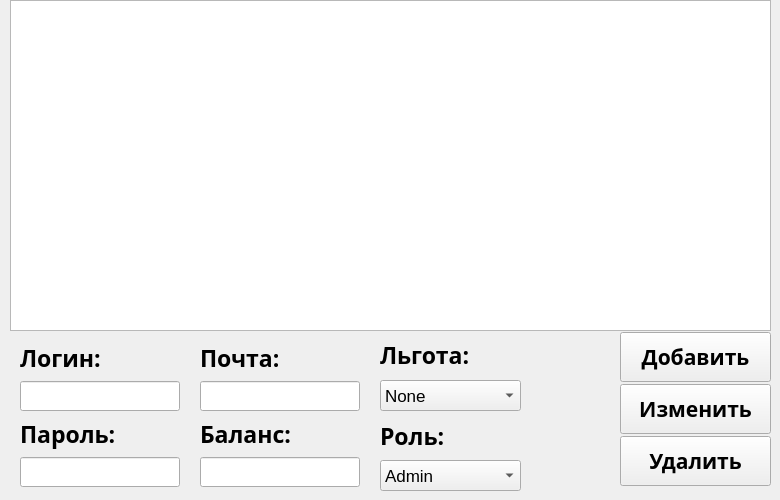
    <widget class="QWidget" name="usersTab">
     <attribute name="title">
      <string>Пользователи</string>
     </attribute>
     <widget class="QTableWidget" name="tableWidget">
      <property name="geometry">
       <rect>
        <x>10</x>
        <y>0</y>
        <width>761</width>
        <height>331</height>
       </rect>
      </property>
      <property name="font">
       <font>
        <family>Avenir</family>
       </font>
      </property>
     </widget>
     <widget class="QWidget" name="verticalLayoutWidget">
      <property name="geometry">
       <rect>
        <x>620</x>
        <y>330</y>
        <width>151</width>
        <height>161</height>
       </rect>
      </property>
      <layout class="QVBoxLayout" name="verticalLayout">
       <property name="spacing">
        <number>0</number>
       </property>
       <item>
        <widget class="QPushButton" name="usersAddButton">
         <property name="minimumSize">
          <size>
           <width>0</width>
           <height>50</height>
          </size>
         </property>
         <property name="font">
          <font>
           <family>Avenir</family>
           <pointsize>16</pointsize>
           <weight>75</weight>
           <bold>true</bold>
          </font>
         </property>
         <property name="text">
          <string>Добавить</string>
         </property>
        </widget>
       </item>
       <item>
        <widget class="QPushButton" name="usersEditButton">
         <property name="minimumSize">
          <size>
           <width>0</width>
           <height>50</height>
          </size>
         </property>
         <property name="font">
          <font>
           <family>Avenir</family>
           <pointsize>16</pointsize>
           <weight>75</weight>
           <bold>true</bold>
          </font>
         </property>
         <property name="text">
          <string>Изменить</string>
         </property>
        </widget>
       </item>
       <item>
        <widget class="QPushButton" name="usersDeleteButton">
         <property name="minimumSize">
          <size>
           <width>0</width>
           <height>50</height>
          </size>
         </property>
         <property name="font">
          <font>
           <family>Avenir</family>
           <pointsize>16</pointsize>
           <weight>75</weight>
           <bold>true</bold>
          </font>
         </property>
         <property name="text">
          <string>Удалить</string>
         </property>
        </widget>
       </item>
      </layout>
     </widget>
     <widget class="QLabel" name="label_5">
      <property name="geometry">
       <rect>
        <x>380</x>
        <y>420</y>
        <width>91</width>
        <height>31</height>
       </rect>
      </property>
      <property name="font">
       <font>
        <family>Avenir</family>
        <pointsize>17</pointsize>
        <weight>75</weight>
        <bold>true</bold>
       </font>
      </property>
      <property name="text">
       <string>Роль:</string>
      </property>
     </widget>
     <widget class="QWidget" name="verticalLayoutWidget_6">
      <property name="geometry">
       <rect>
        <x>20</x>
        <y>340</y>
        <width>160</width>
        <height>147</height>
       </rect>
      </property>
      <layout class="QVBoxLayout" name="verticalLayout_5">
       <item>
        <widget class="QLabel" name="label">
         <property name="font">
          <font>
           <family>Avenir</family>
           <pointsize>17</pointsize>
           <weight>75</weight>
           <bold>true</bold>
          </font>
         </property>
         <property name="text">
          <string>Логин:</string>
         </property>
        </widget>
       </item>
       <item>
        <widget class="QLineEdit" name="userLoginLineEdit">
         <property name="minimumSize">
          <size>
           <width>0</width>
           <height>30</height>
          </size>
         </property>
        </widget>
       </item>
       <item>
        <widget class="QLabel" name="label_2">
         <property name="font">
          <font>
           <family>Avenir</family>
           <pointsize>17</pointsize>
           <weight>75</weight>
           <bold>true</bold>
          </font>
         </property>
         <property name="text">
          <string>Пароль:</string>
         </property>
        </widget>
       </item>
       <item>
        <widget class="QLineEdit" name="userPasswordLineEdit">
         <property name="minimumSize">
          <size>
           <width>0</width>
           <height>30</height>
          </size>
         </property>
        </widget>
       </item>
      </layout>
     </widget>
     <widget class="QWidget" name="verticalLayoutWidget_7">
      <property name="geometry">
       <rect>
        <x>200</x>
        <y>340</y>
        <width>160</width>
        <height>147</height>
       </rect>
      </property>
      <layout class="QVBoxLayout" name="verticalLayout_7">
       <item>
        <widget class="QLabel" name="label_3">
         <property name="font">
          <font>
           <family>Avenir</family>
           <pointsize>17</pointsize>
           <weight>75</weight>
           <bold>true</bold>
          </font>
         </property>
         <property name="text">
          <string>Почта:</string>
         </property>
        </widget>
       </item>
       <item>
        <widget class="QLineEdit" name="userEmailLineEdit">
         <property name="minimumSize">
          <size>
           <width>0</width>
           <height>30</height>
          </size>
         </property>
        </widget>
       </item>
       <item>
        <widget class="QLabel" name="label_4">
         <property name="font">
          <font>
           <family>Avenir</family>
           <pointsize>17</pointsize>
           <weight>75</weight>
           <bold>true</bold>
          </font>
         </property>
         <property name="text">
          <string>Баланс:</string>
         </property>
        </widget>
       </item>
       <item>
        <widget class="QLineEdit" name="userBalanceLineEdit">
         <property name="minimumSize">
          <size>
           <width>0</width>
           <height>30</height>
          </size>
         </property>
        </widget>
       </item>
      </layout>
     </widget>
     <widget class="QComboBox" name="userRoleComboBox">
      <property name="geometry">
       <rect>
        <x>380</x>
        <y>460</y>
        <width>141</width>
        <height>31</height>
       </rect>
      </property>
      <property name="minimumSize">
       <size>
        <width>0</width>
        <height>29</height>
       </size>
      </property>
      <property name="font">
       <font>
        <pointsize>13</pointsize>
       </font>
      </property>
      <item>
       <property name="text">
        <string>Admin</string>
       </property>
      </item>
      <item>
       <property name="text">
        <string>User</string>
       </property>
      </item>
      <item>
       <property name="text">
        <string>Supplier</string>
       </property>
      </item>
     </widget>
     <widget class="QLabel" name="label_6">
      <property name="geometry">
       <rect>
        <x>380</x>
        <y>340</y>
        <width>158</width>
        <height>30</height>
       </rect>
      </property>
      <property name="font">
       <font>
        <family>Avenir</family>
        <pointsize>17</pointsize>
        <weight>75</weight>
        <bold>true</bold>
       </font>
      </property>
      <property name="text">
       <string>Льгота:</string>
      </property>
     </widget>
     <widget class="QComboBox" name="userBenefitComboBox">
      <property name="geometry">
       <rect>
        <x>380</x>
        <y>380</y>
        <width>141</width>
        <height>31</height>
       </rect>
      </property>
      <property name="minimumSize">
       <size>
        <width>0</width>
        <height>29</height>
       </size>
      </property>
      <property name="font">
       <font>
        <pointsize>13</pointsize>
       </font>
      </property>
      <item>
       <property name="text">
        <string>None</string>
       </property>
      </item>
      <item>
       <property name="text">
        <string>1</string>
       </property>
      </item>
      <item>
       <property name="text">
        <string>2</string>
       </property>
      </item>
      <item>
       <property name="text">
        <string>3</string>
       </property>
      </item>
      <item>
       <property name="text">
        <string>4</string>
       </property>
      </item>
      <item>
       <property name="text">
        <string>5</string>
       </property>
      </item>
      <item>
       <property name="text">
        <string>6</string>
       </property>
      </item>
     </widget>
    </widget>
